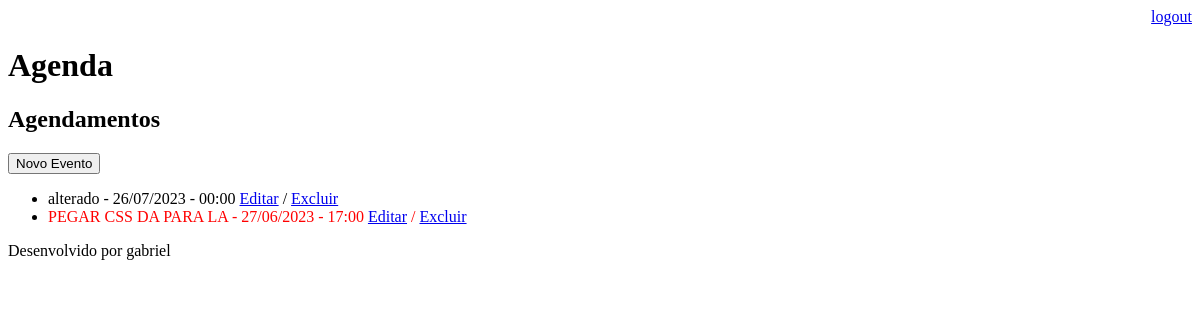
The app's page /agenda/ (signed in), older data.
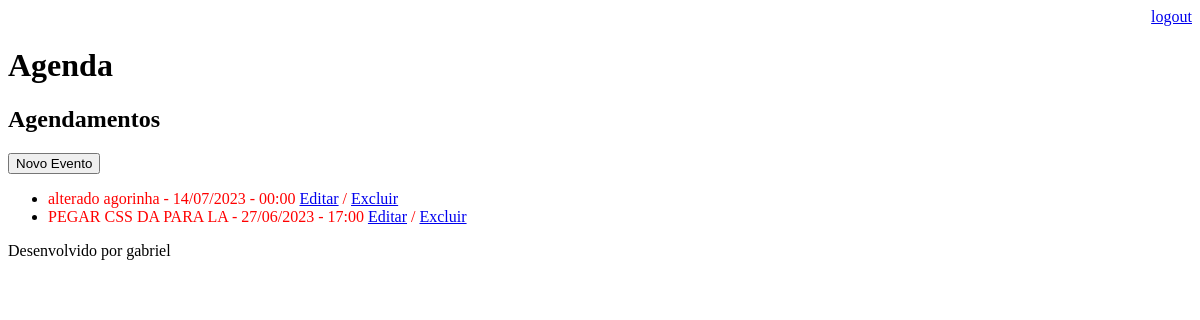
The same page, newer data.
### core/models.py (models this page shows, shortened)
class Evento(models.Model): # criando tabela para manipular a agenda
    titulo = models.CharField(max_length=100) # max_length é o limite de caractere nesse campo
    descricao = models.TextField(blank=True, null=True) # o primeiro parametro define que esse campo pode fircar em branco e o segundo diz que pode ser nulo
    data_evento = models.DateTimeField(verbose_name='Data do Evento') # registar a data do evento
    data_criacao = models.DateTimeField(auto_now=True, verbose_name='Data da Criação') # dado automático pra registrar a data da criação
    usuario = models.ForeignKey(User, on_delete=models.CASCADE) # se não colocar o on_delete da erro, pois preciso tratar quando ele for apagado, o usuario. CASCADE apagar tudo que tem nele, melhor usar outra tecnica, pra não perder os dados, mas pra fins de teste é bom usar.
    """

    selecione a primeira opção

        É impossível adicionar um campo não anulável 'usuario' ao evento sem especificar um padrão. Isso ocorre porque o banco de dados precisa de algo para preencher linhas existentes.
    Selecione uma correção:
    1) Forneça um padrão único agora (será definido em todas as linhas existentes com um valor nulo para esta coluna)
    2) Feche e defina manualmente um valor padrão em models.py.
    Selecione uma opção:  """
    """

    depois aparece isso, digitei 1 pra constar que já existe 1 usuario, pois tornou obrigatorio o campo de usuario, se tivese blank=True, null=True nao ia precisar

        Insira o valor padrão como Python válido.
    Os módulos datetime e django.utils.timezone estão disponíveis, portanto, é possível fornecer, por exemplo, timezone.now como um valor.
    Digite 'exit' para sair deste prompt

      como resultado aparece isso

        Migrações para 'core':
  núcleo/migrações/0002_evento_usuario_alter_evento_data_criacao_and_more.py
    - Adicionar campo usuario ao evento
    - Alter campo data_criacao no evento
    - Alter campo data_evento no evento """
    class Meta:
        db_table = 'evento' # tabela tem nome evento
    def get_data_evento(self):
        return self.data_evento.strftime(r'%d/%m/%Y - %H:%M') # mudar padrão das datas
    def get_evento_atrasado(self):
        if self.data_evento < datetime.now():
            return True
        else:
            return False

### core/views.py (the view)
# urls.py: path('agenda/', views.lista_eventos), # criando a parte da agenda
@login_required(login_url='/login/') # arroba pra indicar que é um decorador, se não autenticado da page not, found, login_url='/login/' server pra quando der não autenticado ele vai direcionar para essa pagina
def lista_eventos(request):
    usuario = request.user
    data_atual = datetime.now()
    evento = Evento.objects.filter(usuario=usuario,
                                   ) # quase mesma coisa do all, mas mostra os eventos do usuario logado
    dados = {'eventos': evento} # nome que vai no html
    return render(request, 'agenda.html', dados)

### templates/agenda.html (shortened to what this page needs)
{% extends 'model-page.html' %}
{% block content %}
  <h2>Agendamentos</h2>
    <a href="evento">
    <button type="button">Novo Evento</button>
  <ul>
    </a>
    {% for evento in eventos %}
      <li>
        <div style="{% if evento.get_evento_atrasado %} color:red {% endif %}">
          {{evento.titulo}} - {{evento.get_data_evento}}
          <a href="{% url 'evento' %}?id={{evento.id}}">Editar</a> / <a href="evento/delete/{{evento.id}}">Excluir</a>
        </div>
      </li>
    {% endfor %}
{% endblock %}

Row changes from the older to the newer data that the page shows:
changed Evento: data_evento "2023-07-26 00:00:00" → "2023-07-14 00:00:00" (drawn); titulo "alterado" → "alterado agorinha"; get_data_evento "26/07/2023 - 00:00" → "14/07/2023 - 00:00"
